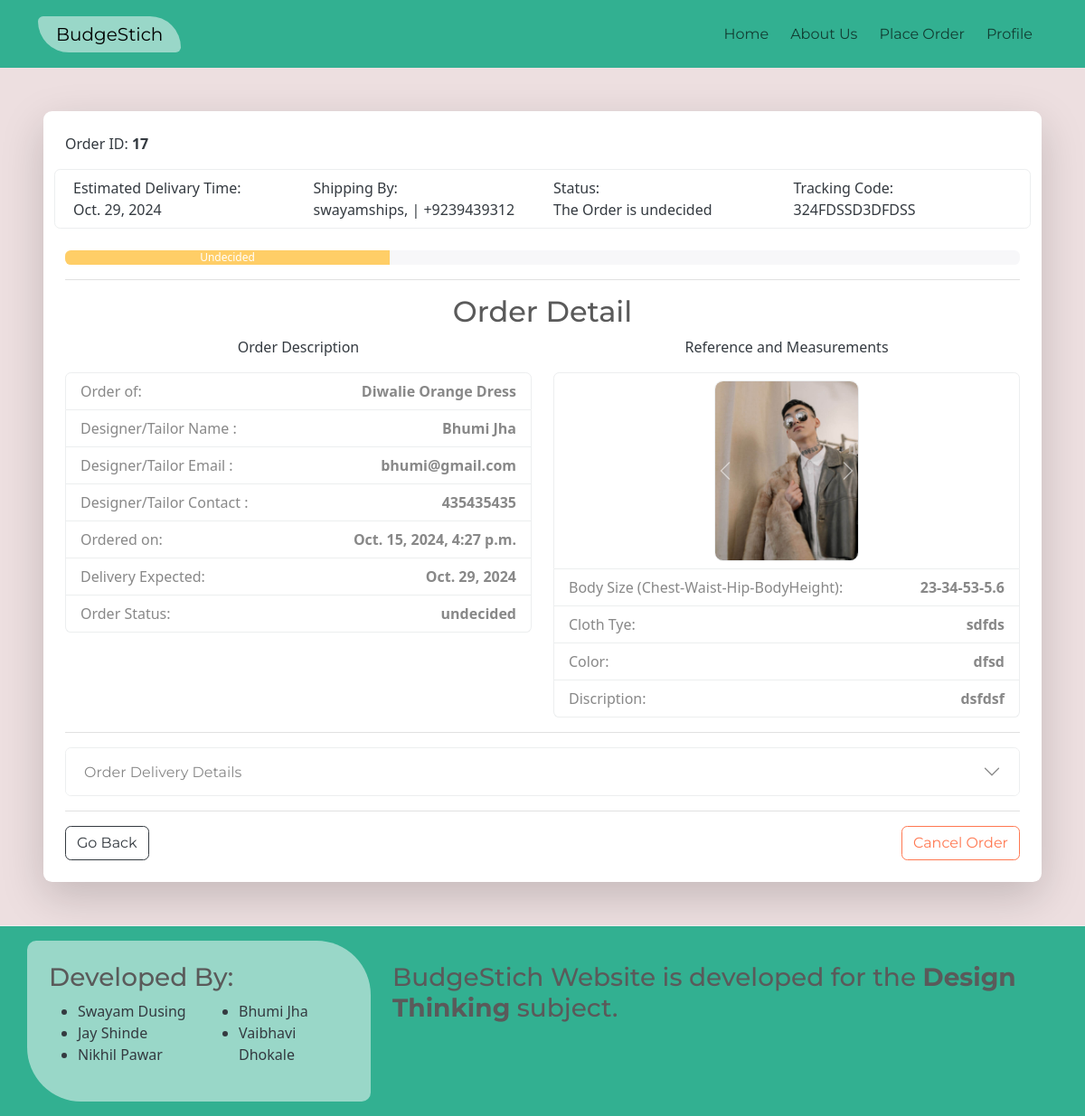
Before: /vieweditorder/17 (signed in) with the older database file.
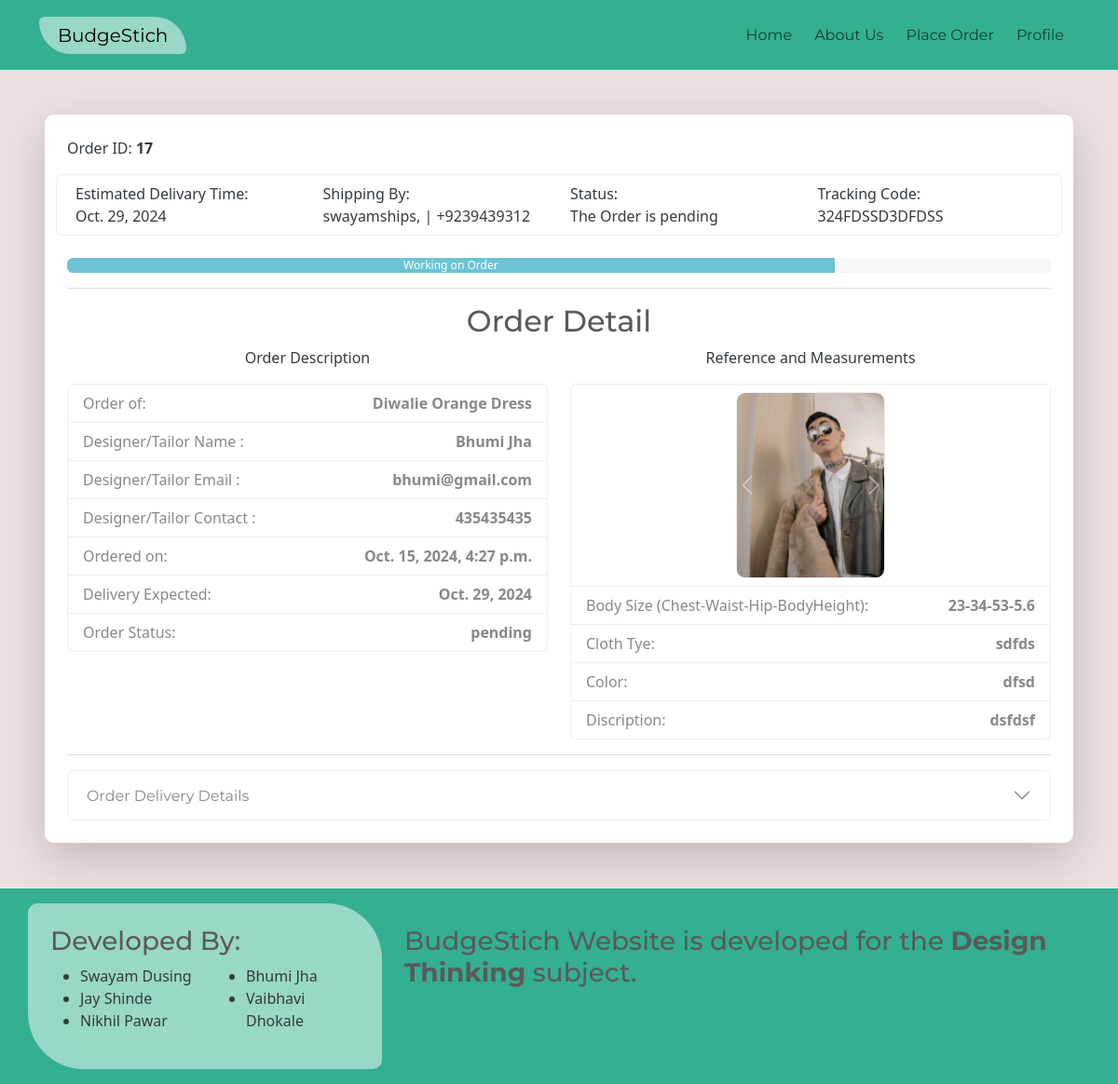
After: the same page with the newer database file.
### coreapp/models.py (models this page shows, shortened)
class DressOrder(models.Model):
    STATUS_CHOICES = (
        ('undecided', 'Undecided'),
        ('pending', 'Accepted'),
        ('declined', 'Declined'),
        ('pending', 'Pending'),
        ('completed', 'Completed'),
    )
    ordtitle = models.CharField(max_length=50,verbose_name="Order Title",default="")
    user = models.CharField(max_length=30, verbose_name='Username')
    useremail = models.EmailField(verbose_name='Client Email',blank=True,null=True)
    usercontact = models.IntegerField(verbose_name='Client Ph.No',blank=True,null=True)
    userfullname = models.CharField(max_length=50,verbose_name='Client Full Name',blank=True,null=True)
    tailor = models.CharField(max_length=30,verbose_name='Tailor Username')
    tailoremail = models.EmailField(verbose_name='Tailor Email',blank=True,null=True)
    tailorcontact = models.IntegerField(verbose_name='Tailor Ph.No',blank=True,null=True)
    tailorfullname = models.CharField(max_length=50,verbose_name='Tailor Full Name',blank=True,null=True)
    body_size = models.CharField(max_length=20, verbose_name="Body Size")
    cloth_type = models.CharField(max_length=30, verbose_name="Cloth Type")
    budget = models.DecimalField(max_digits=10, decimal_places=2, verbose_name="Budget")
    color = models.CharField(max_length=15, verbose_name="Preferred Color")
    design_reference = models.ImageField(upload_to='design_references/', blank=True, null=True, verbose_name="Design Reference Image")
    additional_notes = models.TextField(blank=True, null=True, verbose_name="Additional Notes")
    created_at = models.DateTimeField(auto_now_add=True)
    orderstatus = models.CharField(max_length=10, choices=STATUS_CHOICES, default='undecided', verbose_name="Order Status")
    clientaddress = models.CharField(max_length=20,blank=True,null=True)
    clientaddzipcode = models.CharField(max_length=10,blank=True,null=True)
    clientaddcity = models.CharField(max_length=15,blank=True,null=True)
    clientaddstate = models.CharField(max_length=15,blank=True,null=True)
    deliverydate = models.DateField(blank=True,null=True,verbose_name="Expected Delivery")
    deliverypatner = models.CharField(blank=True,null=True,max_length=50)
    deliveryinfo = models.CharField(blank=True,null=True ,max_length=50)

### coreapp/views.py (the view)
# urls.py: path('vieweditorder/<int:id>',views.uservieweditorder),#client can view his order
@login_required
def uservieweditorder(request,id):
    orderdetail = get_object_or_404(DressOrder,id=id)
    return render(request,'vieweditorder.html',{'order':orderdetail})

### coreapp/templates/vieweditorder.html (shortened to what the changed rows need)
{% extends "base.html" %}
{% load static %}
{% block content %}
<div class="container-fluid  p-5">
    <div class="container bg-body rounded-3  shadow-lg p-4">
        <p class="text-dark">Order ID: <strong>{{ order.id }}</strong></p>
        <div class="row border text-dark rounded p-2">
            <div class="col-md-3">Estimated Delivary Time: <br> {{ order.deliverydate }} </div>
            <div class="col-md-3">Shipping By: <br> swayamships, | +9239439312</div>
            <div class="col-md-3">Status: <br> The Order is {{ order.orderstatus }} </div>
            <div class="col-md-3">Tracking Code: <br> 324FDSSD3DFDSS </div>
        </div>
        <div class="progress mt-4">
            {% if order.orderstatus == 'undecided' %}
            <div class="progress-bar bg-warning" role="progressbar" style="width: 34%;" aria-valuenow="25"
                aria-valuemin="0" aria-valuemax="100">Undecided</div>
            {% elif order.orderstatus == 'pending' %}
            <div class="progress-bar bg-info" role="progressbar" style="width: 78%;" aria-valuenow="25"
                aria-valuemin="0" aria-valuemax="100">Working on Order</div>
            {% elif order.orderstatus == 'Completed' %}
            <div class="progress-bar bg-success" role="progressbar" style="width: 100%;" aria-valuenow="25"
                aria-valuemin="0" aria-valuemax="100">Order Completed</div>
            {% elif order.orderstatus == 'Declined' %}
            <div class="progress-bar bg-danger" role="progressbar" style="width: 100%;" aria-valuenow="25"
                aria-valuemin="0" aria-valuemax="100">Order Canceled or Decliened</div>
            {% endif %}
        </div>
        <hr>
        <div class="">
            <h2 class="text-center">Order Detail</h2>
            <div class="row text-dark">
                <div class="col-md-6">
                    <ul class="list-group ">
                        <li class="list-group-item d-flex justify-content-between align-items-center">
                            Order of: <strong>{{ order.ordtitle }}</strong>
                        </li>
                        <li class="list-group-item d-flex justify-content-between align-items-center">
                            Designer/Tailor Name : <strong>{{ order.tailorfullname }}</strong>
                        </li>
                        <li class="list-group-item d-flex justify-content-between align-items-center">
                            Designer/Tailor Email : <strong>{{ order.tailoremail }}</strong>
                        </li>
                        <li class="list-group-item d-flex justify-content-between align-items-center">
                            Designer/Tailor Contact : <strong>{{ order.tailorcontact }}</strong>
                        </li>
                        <li class="list-group-item d-flex justify-content-between align-items-center">
                            Ordered on: <strong>{{ order.created_at }}</strong>
                        </li>
                        <li class="list-group-item d-flex justify-content-between align-items-center">
                            Delivery Expected: <strong>{{ order.deliverydate }}</strong>
                        </li>
                        <li class="list-group-item d-flex justify-content-between align-items-center">
                            Order Status: <strong>{{ order.orderstatus }}</strong>
                        </li>
                    </ul>
                </div>
                <div class="col-md-6">
                    <ul class="list-group">
                        <li class="list-group-item d-flex justify-content-center align-items-center">
                            {% if order.design_reference %}
                            <div id="carouselExample" class="carousel slide">
                                <div class="carousel-inner">
                                    <div class="carousel-item active ">
                                        <a href="{{ order.design_reference.url }}">
                                            <img src="{{ order.design_reference.url }}" alt="Desing Reference"
                                                class="rounded-3 border" height="200px" title="Design Reference">
                                        </a>
                                    </div>
                                </div>
                                <button class="carousel-control-prev" type="button" data-bs-target="#carouselExample"
                                    data-bs-slide="prev">
                                    <span class="carousel-control-prev-icon" aria-hidden="true"></span>
                                </button>
                                <button class="carousel-control-next" type="button" data-bs-target="#carouselExample"
                                    data-bs-slide="next">
                                    <span class="carousel-control-next-icon" aria-hidden="true"></span>
                                </button>
                            </div>
                            {% else %}
                            No Reference Image Uploaded
                            {% endif %}
                        </li>
                        <li class="list-group-item d-flex justify-content-between align-items-center">
                            Body Size (Chest-Waist-Hip-BodyHeight): <strong>{{ order.body_size }}</strong>
                        </li>
                        <li class="list-group-item d-flex justify-content-between align-items-center">
                            Cloth Tye: <strong>{{ order.cloth_type }}</strong>
                        </li>
                        <li class="list-group-item d-flex justify-content-between align-items-center">
                            Color: <strong>{{ order.color }}</strong>
                        </li>
                        <li class="list-group-item d-flex justify-content-between align-items-center">
                            Discription: <strong>{{ order.additional_notes }}</strong>
                        </li>
                    </ul>
                </div>
            </div>
        </div>
        <hr>
        <div class="accordion" id="accordionExample">
            <div class="accordion-item">
                <h2 class="accordion-header" id="headingOne">
                    <button class="accordion-button collapsed" type="button" data-bs-toggle="collapse"
                        data-bs-target="#collapseOne" aria-expanded="false" aria-controls="collapseOne">
                        Order Delivery Details
                    </button>
                </h2>
            </div>
        </div>
        {% if order.orderstatus == 'undecided' %}
        <hr>
        <div class="d-flex">
            <a href="/userprofile" class="btn btn-outline-dark">Go Back</a>
            <a href="#" class="btn btn-outline-danger ms-auto">Cancel Order</a>
        </div>
        {% endif %}
    </div>
</div>
{% endblock %}

Changed rows visible on the page:
changed DressOrder "Diwalie Orange Dress": orderstatus "undecided" → "pending"
Other visible differences:
text no longer shown: "Undecided Go Back Cancel Order"
text now shown: "Working on Order"
